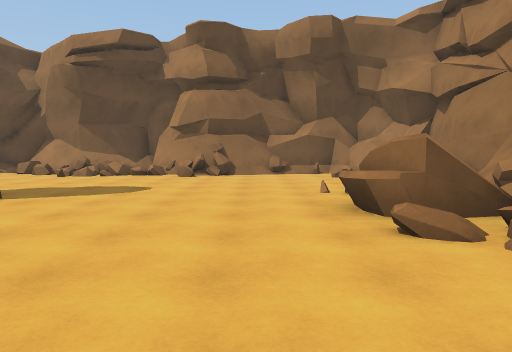
[1] (above)

21 first-person views from a walk through a 3-D level made in the Unity game engine. The camera is 1.4 m above the floor, tilts 4° down and sees 70° across. The floor is counted in squares, 2 m on a side. Each view is taken from the middle of a square. On the plan, view 1 faces up. The plan holds only what a view shows up to about 11 squares ahead; the rest is blank. The place goes on beyond the plan. Some animated figures are not drawn.

[2]
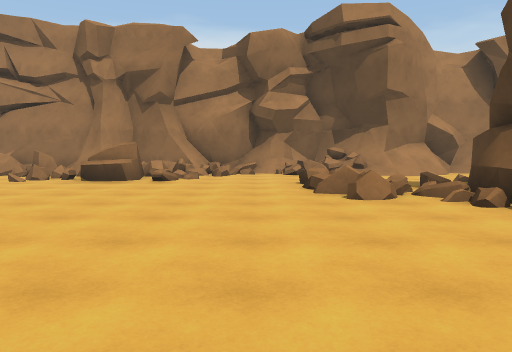

[3]
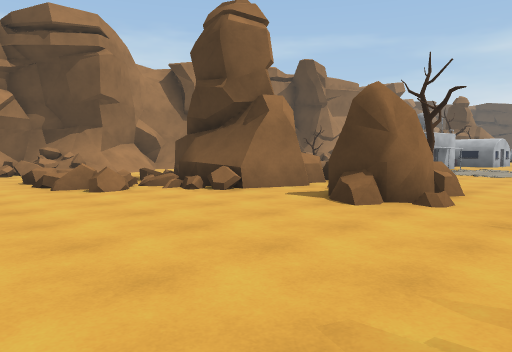

[4]
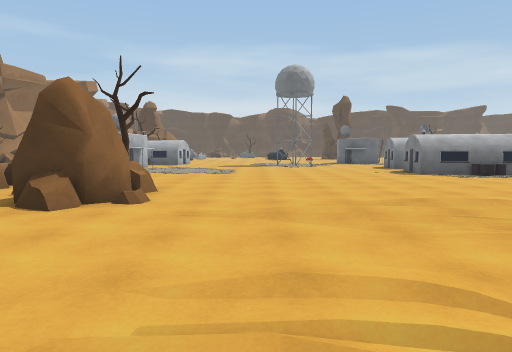

[5]
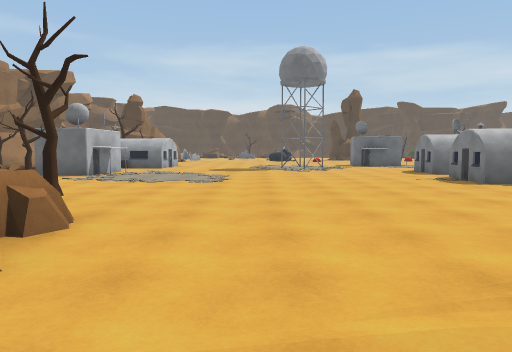

[6]
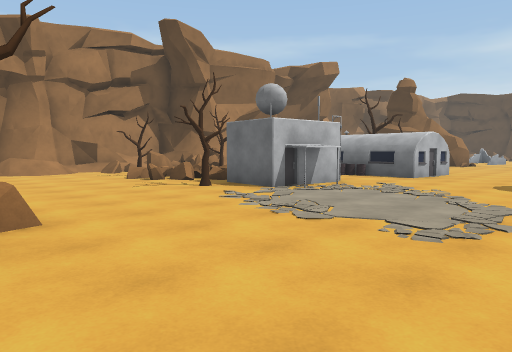

[7]
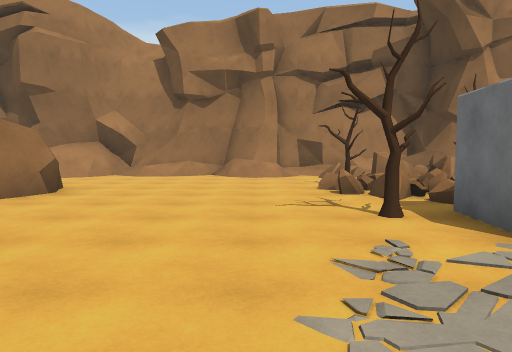

[8]
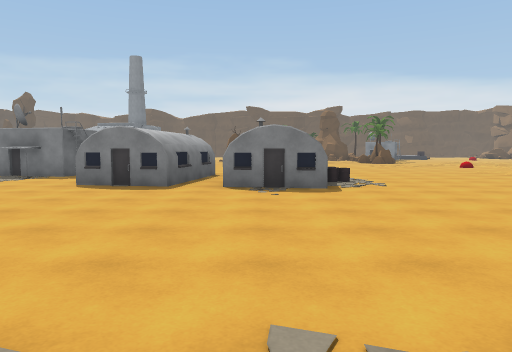

[9]
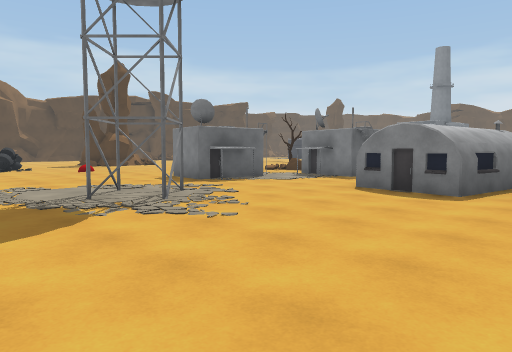

[10]
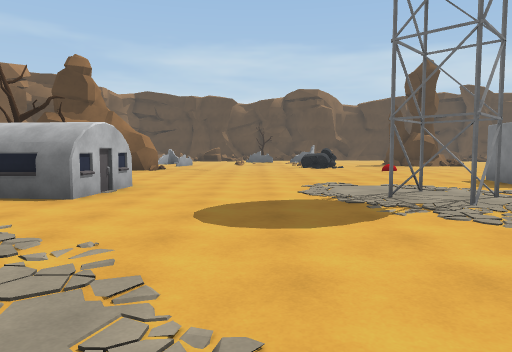

[11]
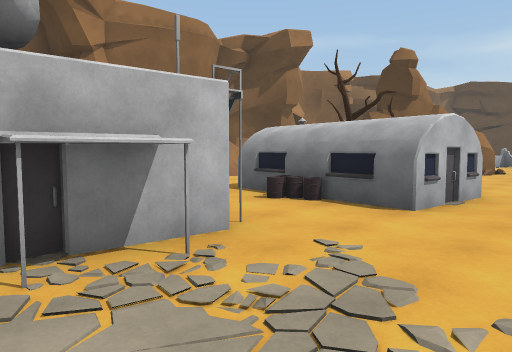

[12]
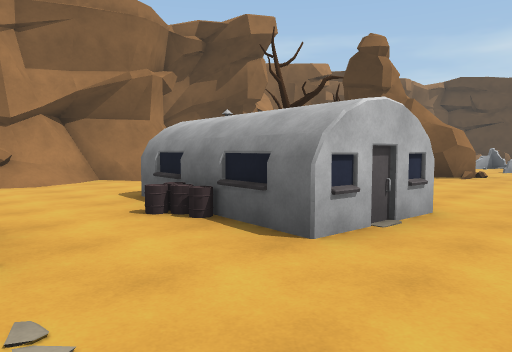

[13]
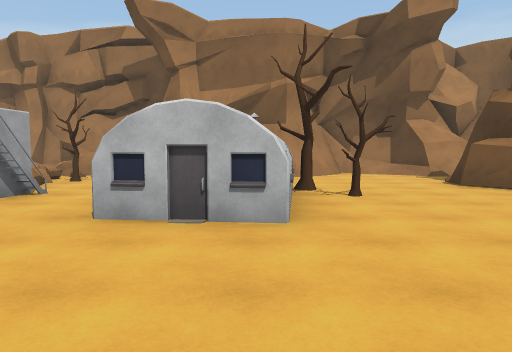

[14]
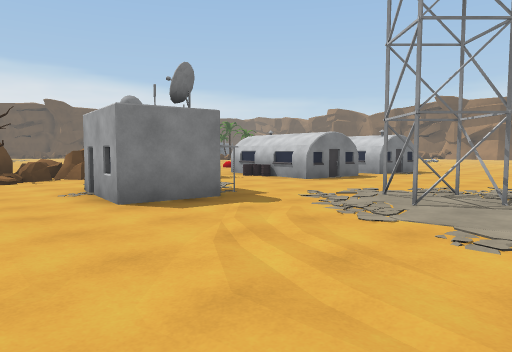

[15]
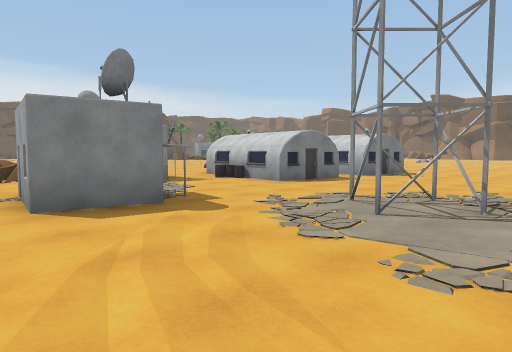

[16]
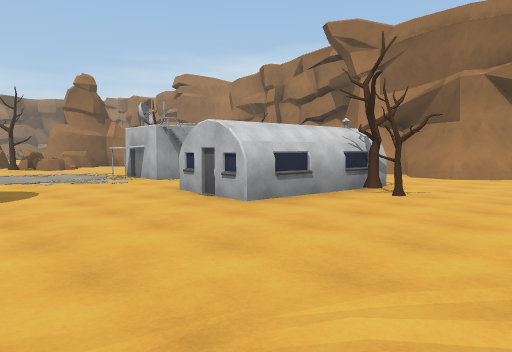

[17]
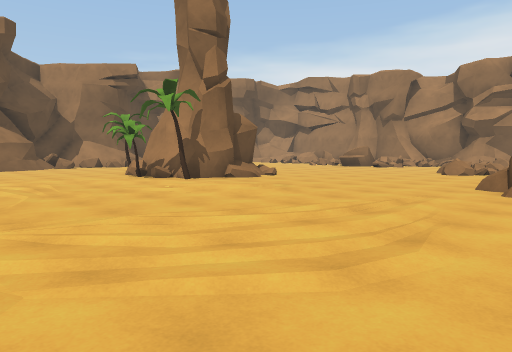

[18]
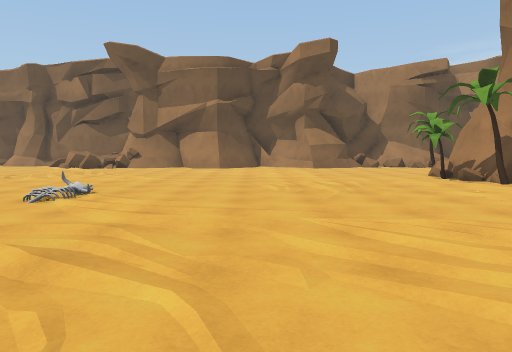

[19]
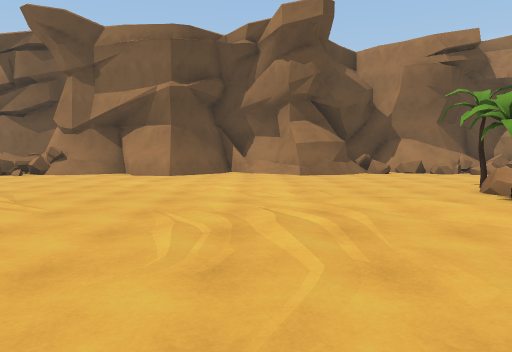

[20]
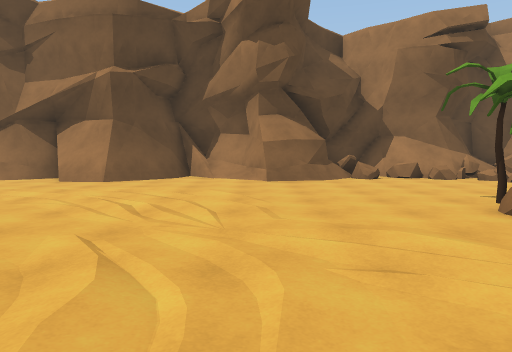

[21]
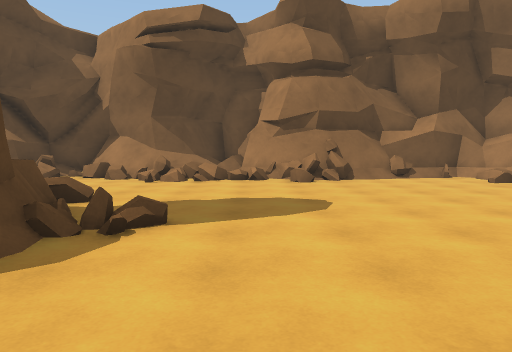

### Floor plan
Key: @ floor where view 1 was taken; # wall or solid block; x gap in a wall; . floor; / step, stairs or slope; = window, fence, low wall or low ledge; ^ raised ledge; R rock; T tree; B building.
Columns run from 18 left of view 1 to 5 right of it. Each row starts with its distance up from view 1.
 13             ####
 12 ##############=########
 11 #/###..##/=.===###///=#
 10 ................=.../ =
  9 ..................../ #
  8 .....................=#
  7 ..........T  ........^#
  6 ..........###=......==#
  5 ..........T###=....==##
  4 ..........T###.....=#=#
  3 ............#........=#
  2  .=..................==
  1  .....................=#
  0   ...............=@=..=#
 -1    ..............=.=  =#
 -2    ./...........##.. .=
 -3  ...........R#.###.../##
 -4  ...........RR.# ###.//#
 -5  .............R^ ###../#
 -6  ............TRR......##
 -7  .............R.......##
 -8    BB..................#
 -9    BBB................##
-10     BB.................#
-11   ............B#T.=T.=##
-12   BBB.........BB x=#=^/^
-13  BBBB..........B#.T.##/#
-14  ..B................ #^^
-15  B#.....##......B.../#
-16  BB.....##....BBBB...#
-17 R B.#B........BBBB..##
-18 R/.BBB.........TT...##
-19 R/...B............../#
-20   .................../
-21      ................/

Positions as (right, up) in squares from view 1, and headings:
1: (0, 0), facing up
2: (-7, 1), facing right
3: (-8, 2), facing down-right
4: (-8, 2), facing down
5: (-8, -1), facing down
6: (-8, -6), facing down-right
7: (-6, -9), facing right
8: (-6, -10), facing left
9: (-7, -10), facing down-left
10: (-7, -10), facing down
11: (-6, -11), facing down-right
12: (-6, -13), facing down-right
13: (-8, -17), facing right
14: (-8, -21), facing up-left
15: (-8, -20), facing up-left
16: (-8, -21), facing up-right
17: (-13, -4), facing up-right
18: (-13, -4), facing up
19: (-12, 0), facing up
20: (-11, 2), facing up
21: (-3, 2), facing up
